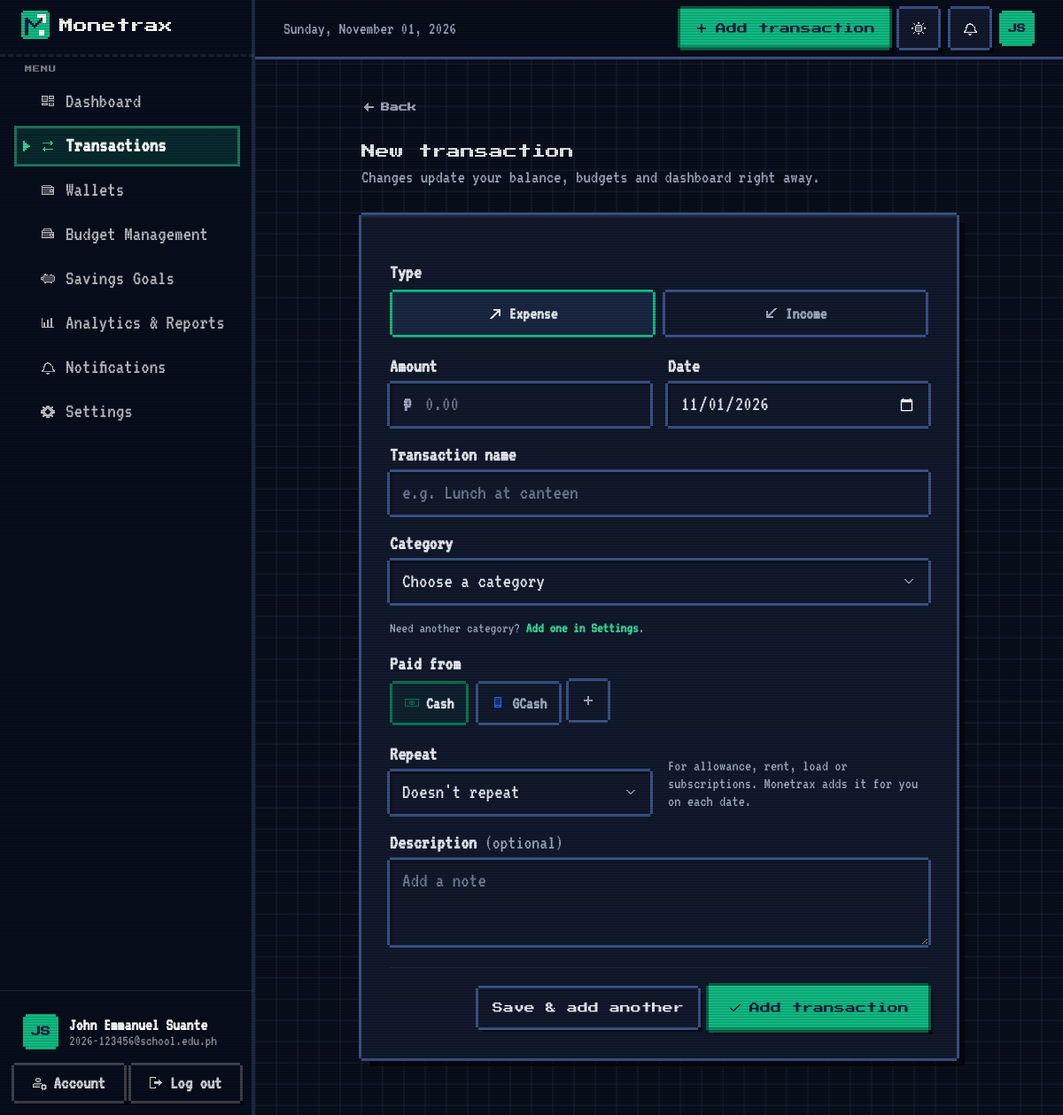
Screenshot of /transactions/new (signed in) with the database file from the repository.
### models.py (models this page shows, shortened)
class User(UserMixin, db.Model):
    __tablename__ = "users"
    id: Mapped[int] = mapped_column(Integer, primary_key=True)
    full_name: Mapped[str] = mapped_column(String(80))
    email: Mapped[str] = mapped_column(String(254), unique=True, index=True)
    password_hash: Mapped[str] = mapped_column(String(255))
    school: Mapped[Optional[str]] = mapped_column(String(120))
    program: Mapped[Optional[str]] = mapped_column(String(120))
    year_level: Mapped[Optional[str]] = mapped_column(String(30))
    currency: Mapped[str] = mapped_column(String(3), default="PHP")
    budget_alerts: Mapped[bool] = mapped_column(Boolean, default=True)
    savings_alerts: Mapped[bool] = mapped_column(Boolean, default=True)
    theme: Mapped[str] = mapped_column(String(10), default="system", server_default="system")
    created_at: Mapped[datetime] = mapped_column(DateTime, default=utcnow)
    last_login_at: Mapped[Optional[datetime]] = mapped_column(DateTime)
    categories = relationship("Category", back_populates="user", cascade="all, delete-orphan", lazy="dynamic")
    transactions = relationship("Transaction", back_populates="user", cascade="all, delete-orphan", lazy="dynamic")
    budgets = relationship("Budget", back_populates="user", cascade="all, delete-orphan", lazy="dynamic")
    goals = relationship("SavingsGoal", back_populates="user", cascade="all, delete-orphan", lazy="dynamic")
    notifications = relationship("Notification", back_populates="user", cascade="all, delete-orphan", lazy="dynamic")
    wallets = relationship("Wallet", back_populates="user", cascade="all, delete-orphan", lazy="dynamic")
    recurring = relationship("RecurringRule", back_populates="user", cascade="all, delete-orphan", lazy="dynamic")
    @property
    def initials(self) -> str:
        parts = [p for p in (self.full_name or "").split() if p]
        if not parts:
            return "?"
        return (parts[0][0] + (parts[-1][0] if len(parts) > 1 else "")).upper()

class Wallet(db.Model):
    __tablename__ = "wallets"
    __table_args__ = (UniqueConstraint("user_id", "name", name="uq_wallets_user_name"),)
    id: Mapped[int] = mapped_column(Integer, primary_key=True)
    user_id: Mapped[int] = mapped_column(ForeignKey("users.id", ondelete="CASCADE"), index=True)
    name: Mapped[str] = mapped_column(String(40))
    type: Mapped[str] = mapped_column(String(10), default="cash")
    color: Mapped[str] = mapped_column(String(7), default="#047857")
    opening_balance: Mapped[Decimal] = mapped_column(Numeric(12, 2), default=Decimal("0"))
    spendable: Mapped[bool] = mapped_column(Boolean, default=True)
    archived: Mapped[bool] = mapped_column(Boolean, default=False)
    position: Mapped[int] = mapped_column(Integer, default=0)
    created_at: Mapped[datetime] = mapped_column(DateTime, default=utcnow)
    user = relationship("User", back_populates="wallets")
    transactions = relationship("Transaction", back_populates="wallet", lazy="dynamic")
    @property
    def icon(self) -> str:
        return WALLET_TYPES.get(self.type, WALLET_TYPES["other"])[1]

### transactions.py (the view, shortened to what this page needs)
@transactions_bp.route("/new", methods=["GET", "POST"])
@login_required
def create():
    cats, by_id = _user_categories()
    wallets, wallets_by_id = _user_wallets()
    tx_type = request.args.get("type") if request.args.get("type") in ("income", "expense") else "expense"
    default_wallet = _last_used_wallet_id() or (wallets[0].id if wallets else "")
    values = {"type": tx_type, "date": today().isoformat(), "name": "", "amount": "", "category_id": "",
              "description": "", "wallet_id": str(default_wallet), "repeat": request.args.get("repeat", "")}
    source = None
    dup_id = request.args.get("duplicate", type=int)
    errors = {}
    return render_template("transactions/form.html", values=values, errors=errors, categories=cats,
                           wallets=wallets, frequencies=FREQUENCIES, mode="create", source=source,
                           next=request.args.get("next", "")), (400 if errors else 200)

### templates/transactions/form.html (shortened to what this page needs)
{% extends "layouts/app.html" %}
{% block content %}
<div class="mx-auto max-w-2xl">
  <a href="{{ next if is_safe_redirect(next) else url_for('transactions.index') }}" class="mx-back mb-4">Back</a>
  {{ c.page_header('Edit transaction' if mode == 'edit' else ('Duplicate transaction' if source else 'New transaction'),
                   ('A copy of “' ~ source.name ~ '”. Check the date, then save.') if source else
                   'Changes update your balance, budgets and dashboard right away.') }}
  <form method="post" class="mx-card space-y-5 p-5 sm:p-8" data-tx-form novalidate>
    <fieldset>
      <legend class="mx-label">Type</legend>
      <div class="mx-segment" role="radiogroup">
        <label class="mx-segment-opt is-expense">
          <span>Expense</span>
        </label>
        <label class="mx-segment-opt is-income">
          <span>Income</span>
        </label>
      </div>
    </fieldset>
    <div class="grid grid-cols-1 gap-5 sm:grid-cols-2">
      {{ c.input("amount", "Amount", values.amount, errors.amount, prefix=currency_symbol, placeholder="0.00",
                 inputmode="decimal", required=True, extra='data-money autofocus') }}
      {{ c.input("date", "Date", values.date, errors.date, type="date", required=True) }}
    </div>
    {{ c.input("name", "Transaction name", values.name, errors.name, placeholder="e.g. Lunch at canteen",
               required=True, maxlength=100) }}
    {% set opts = [] %}
    {% for cat in categories %}{% set _ = opts.append((cat.id, cat.name, {"type": cat.type})) %}{% endfor %}
    {{ c.select("category_id", "Category", opts, values.category_id, errors.category_id, placeholder="Choose a category",
                extra='data-category-select') }}
    <p class="-mt-3 text-xs text-ink-500">Need another category? <a href="{{ url_for('settings.index', section='categories') }}" class="mx-link">Add one in Settings</a>.</p>
    {% set wopts = [] %}
    {% for w in wallets %}{% set _ = wopts.append((w.id, w.name ~ (" (hidden)" if w.archived else ""))) %}{% endfor %}
    <div class="mx-field{% if errors.wallet_id %} has-error{% endif %}">
      <span class="mx-label" id="wallet-label" data-label-expense="Paid from" data-label-income="Received in">{{ 'Received in' if values.type == 'income' else 'Paid from' }}</span>
      <div class="mx-wallet-pick" role="radiogroup" aria-labelledby="wallet-label">
        {% for w in wallets %}
          <label class="mx-wallet-chip" style="--cat: {{ w.color }}">
            <span><i data-lucide="{{ w.icon }}"></i>{{ w.name }}{% if w.archived %} <em class="not-italic text-ink-500">(hidden)</em>{% endif %}</span>
          </label>
        {% endfor %}
        <a href="{{ url_for('wallets.form') }}" class="mx-wallet-chip-add" aria-label="Add a wallet"></a>
      </div>
    </div>
    {% if mode == 'create' %}
      {% set ropts = [("", "Doesn't repeat")] %}
      {% for k, label in frequencies.items() %}{% set _ = ropts.append((k, label)) %}{% endfor %}
      <div class="grid grid-cols-1 gap-2 sm:grid-cols-2 sm:items-end sm:gap-5">
        {{ c.select("repeat", "Repeat", ropts, values.repeat, errors.repeat, required=False) }}
        <p class="pb-1 text-[13px] leading-5 text-ink-500">For allowance, rent, load or subscriptions. Monetrax adds it for you on each date.</p>
      </div>
    {% endif %}
    {{ c.textarea("description", "Description", values.description, errors.description, "Add a note") }}
    <div class="flex flex-col-reverse gap-3 border-t border-ink-100 pt-5 sm:flex-row sm:items-center sm:justify-end">
      {% if mode == 'create' %}
        <button type="submit" name="add_another" value="1" class="mx-btn-ghost">Save &amp; add another</button>
      {% endif %}
      <button type="submit" class="mx-btn-primary mx-btn-lg">{{ 'Save changes' if mode == 'edit' else 'Add transaction' }}</button>
    </div>
  </form>
</div>
{% endblock %}

### templates/layouts/app.html (shortened to what this page needs)
{% extends "base.html" %}
{% import "components/_ui.html" as ui %}
{% import "components/_app.html" as c %}
{% block head %}
  <link rel="stylesheet" href="{{ url_for('static', filename='css/app.css') }}">
{% endblock %}
{% block body %}
<div class="min-h-full lg:pl-72">
  <aside id="sidebar" class="mx-sidebar" aria-label="Main navigation">
    <div class="flex h-16 flex-none items-center justify-between px-6">
      <a href="{{ url_for('dashboard.index') }}" class="rounded-lg focus-visible:outline focus-visible:outline-2 focus-visible:outline-mint-400">{{ ui.logo("light", 32) }}</a>
    </div>
    <nav class="flex-1 overflow-y-auto px-4 pb-4 pt-2">
      <p class="mb-2 px-3 text-[11px] font-semibold uppercase tracking-wider text-white/40">Menu</p>
      <ul class="space-y-1">
        {% for endpoint, label, icon in nav_items %}
          {% set active = request.endpoint and request.endpoint.split('.')[0] == endpoint.split('.')[0] %}
          <li>
            <a href="{{ url_for(endpoint) }}" class="mx-nav{% if active %} is-active{% endif %}" {% if active %}aria-current="page"{% endif %}>
              <i data-lucide="{{ icon }}"></i><span>{{ label }}</span>
            </a>
          </li>
        {% endfor %}
      </ul>
    </nav>
    <div class="flex-none border-t border-white/10 p-4">
      <a href="{{ url_for('settings.index', section='profile') }}" class="mx-profile">
        <span class="mx-avatar">{{ current_user.initials }}</span>
        <span class="min-w-0 flex-1">
          <span class="block truncate text-sm font-semibold text-white">{{ current_user.full_name }}</span>
          <span class="block truncate text-xs text-white/55">{{ current_user.school or current_user.email }}</span>
        </span>
      </a>
      <div class="mt-2 grid grid-cols-2 gap-2">
        <a href="{{ url_for('settings.index', section='security') }}" class="mx-side-btn">Account</a>
        <form method="post" action="{{ url_for('auth.logout') }}">
          <button type="submit" class="mx-side-btn w-full">Log out</button>
        </form>
      </div>
    </div>
  </aside>
  <header class="mx-topbar sticky top-0 z-30 border-b border-ink-200/70 bg-canvas/85 backdrop-blur">
    <div class="mx-auto flex h-16 max-w-7xl items-center gap-3 px-4 sm:px-6 lg:px-8">
      <p class="min-w-0 flex-1 truncate text-sm font-medium text-ink-500"><span class="hidden sm:inline">{{ today.strftime('%A, ') if today }}</span>{{ today.strftime('%B %d, %Y') if today }}</p>
      <div class="ml-auto flex flex-none items-center gap-2">
        <span class="hidden sm:flex"><a href="{{ url_for('transactions.create', next=request.path) }}" class="mx-btn-primary">Add transaction</a></span>
        <button type="button" class="mx-theme-toggle" data-theme-toggle aria-pressed="false" aria-label="Switch to dark mode" title="Dark mode">
        </button>
        <a href="{{ url_for('notifications.index') }}" class="mx-icon-square relative" aria-label="Notifications{% if unread_notifications %}, {{ unread_notifications }} unread{% endif %}">
        </a>
        <a href="{{ url_for('settings.index') }}" class="mx-avatar mx-avatar-sm" aria-label="Settings">{{ current_user.initials }}</a>
      </div>
    </div>
  </header>
  <main id="main" class="mx-app-main mx-auto max-w-7xl px-4 pb-16 pt-6 sm:px-6 lg:px-8 lg:pt-8">
    {% block content %}{% endblock %}
  </main>
</div>
{% endblock %}

### rows the page displays
User: initials "JS", full_name "John Emmanuel Suante", school+email "2026-123456@school.edu.ph"
Wallet: name "Cash"
Wallet: name "GCash"

### other values shown
{{ label }} "Dashboard" "Transactions" "Wallets" "Budget Management" "Savings Goals" "Analytics & Reports" "Notifications" "Settings"
{{ today.strftime('%A, ') if today }} "Sunday,"
{{ today.strftime('%B %d, %Y') if today }} "November 01, 2026"
{{ title }} "New transaction"
{{ subtitle }} "Changes update your balance, budgets and dashboard right away."
{{ label }} "Amount Date Transaction name"
{{ label }} "Category Repeat"
{{ label }} "Description"
{{ 'Save changes' if mode == 'edit' else 'Add transaction' }} "Add transaction"
form field category_id "Choose a category"
form field repeat "Doesn't repeat"
